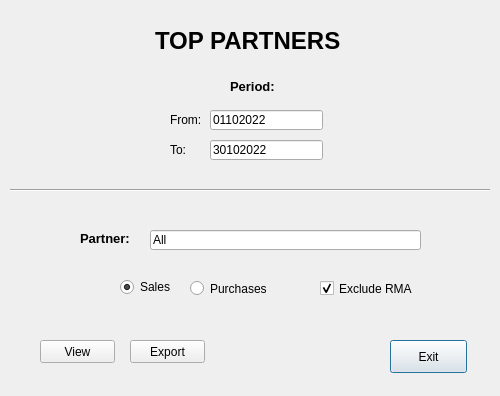
<?xml version="1.0" encoding="UTF-8"?>
<ui version="4.0">
 <class>Dialog</class>
 <widget class="QDialog" name="Dialog">
  <property name="geometry">
   <rect>
    <x>0</x>
    <y>0</y>
    <width>500</width>
    <height>396</height>
   </rect>
  </property>
  <property name="windowTitle">
   <string>Dialog</string>
  </property>
  <widget class="QPushButton" name="pushButton">
   <property name="geometry">
    <rect>
     <x>390</x>
     <y>340</y>
     <width>77</width>
     <height>33</height>
    </rect>
   </property>
   <property name="text">
    <string>Exit</string>
   </property>
  </widget>
  <widget class="QLabel" name="label">
   <property name="geometry">
    <rect>
     <x>155</x>
     <y>30</y>
     <width>201</width>
     <height>21</height>
    </rect>
   </property>
   <property name="font">
    <font>
     <pointsize>18</pointsize>
     <weight>75</weight>
     <bold>true</bold>
    </font>
   </property>
   <property name="text">
    <string>TOP PARTNERS</string>
   </property>
  </widget>
  <widget class="QLineEdit" name="_from">
   <property name="geometry">
    <rect>
     <x>210</x>
     <y>110</y>
     <width>113</width>
     <height>20</height>
    </rect>
   </property>
   <property name="text">
    <string>01102022</string>
   </property>
  </widget>
  <widget class="QLineEdit" name="to">
   <property name="geometry">
    <rect>
     <x>210</x>
     <y>140</y>
     <width>113</width>
     <height>20</height>
    </rect>
   </property>
   <property name="text">
    <string>30102022</string>
   </property>
  </widget>
  <widget class="QLabel" name="label_2">
   <property name="geometry">
    <rect>
     <x>230</x>
     <y>80</y>
     <width>47</width>
     <height>13</height>
    </rect>
   </property>
   <property name="font">
    <font>
     <pointsize>10</pointsize>
     <weight>75</weight>
     <bold>true</bold>
    </font>
   </property>
   <property name="text">
    <string>Period:</string>
   </property>
  </widget>
  <widget class="QLabel" name="label_3">
   <property name="geometry">
    <rect>
     <x>170</x>
     <y>110</y>
     <width>30</width>
     <height>20</height>
    </rect>
   </property>
   <property name="text">
    <string>From:</string>
   </property>
  </widget>
  <widget class="QLabel" name="label_4">
   <property name="geometry">
    <rect>
     <x>170</x>
     <y>140</y>
     <width>30</width>
     <height>20</height>
    </rect>
   </property>
   <property name="text">
    <string>To:</string>
   </property>
  </widget>
  <widget class="QLineEdit" name="partner">
   <property name="geometry">
    <rect>
     <x>150</x>
     <y>230</y>
     <width>271</width>
     <height>20</height>
    </rect>
   </property>
   <property name="text">
    <string>All</string>
   </property>
  </widget>
  <widget class="QLabel" name="label_5">
   <property name="geometry">
    <rect>
     <x>80</x>
     <y>230</y>
     <width>61</width>
     <height>16</height>
    </rect>
   </property>
   <property name="font">
    <font>
     <pointsize>10</pointsize>
     <weight>75</weight>
     <bold>true</bold>
    </font>
   </property>
   <property name="text">
    <string>Partner:</string>
   </property>
  </widget>
  <widget class="Line" name="line">
   <property name="geometry">
    <rect>
     <x>10</x>
     <y>180</y>
     <width>480</width>
     <height>20</height>
    </rect>
   </property>
   <property name="orientation">
    <enum>Qt::Horizontal</enum>
   </property>
  </widget>
  <widget class="QPushButton" name="view">
   <property name="geometry">
    <rect>
     <x>40</x>
     <y>340</y>
     <width>75</width>
     <height>23</height>
    </rect>
   </property>
   <property name="text">
    <string>View</string>
   </property>
  </widget>
  <widget class="QPushButton" name="_export">
   <property name="geometry">
    <rect>
     <x>130</x>
     <y>340</y>
     <width>75</width>
     <height>23</height>
    </rect>
   </property>
   <property name="text">
    <string>Export</string>
   </property>
  </widget>
  <widget class="QRadioButton" name="sale">
   <property name="geometry">
    <rect>
     <x>120</x>
     <y>277</y>
     <width>82</width>
     <height>20</height>
    </rect>
   </property>
   <property name="text">
    <string>Sales</string>
   </property>
   <property name="checked">
    <bool>true</bool>
   </property>
  </widget>
  <widget class="QRadioButton" name="purchases">
   <property name="geometry">
    <rect>
     <x>190</x>
     <y>280</y>
     <width>82</width>
     <height>17</height>
    </rect>
   </property>
   <property name="text">
    <string>Purchases</string>
   </property>
  </widget>
  <widget class="QCheckBox" name="exclude_rma">
   <property name="geometry">
    <rect>
     <x>320</x>
     <y>280</y>
     <width>111</width>
     <height>17</height>
    </rect>
   </property>
   <property name="text">
    <string>Exclude RMA</string>
   </property>
   <property name="checked">
    <bool>true</bool>
   </property>
  </widget>
 </widget>
 <resources/>
 <connections>
  <connection>
   <sender>pushButton</sender>
   <signal>clicked()</signal>
   <receiver>Dialog</receiver>
   <slot>close()</slot>
   <hints>
    <hint type="sourcelabel">
     <x>466</x>
     <y>340</y>
    </hint>
    <hint type="destinationlabel">
     <x>499</x>
     <y>395</y>
    </hint>
   </hints>
  </connection>
 </connections>
</ui>
